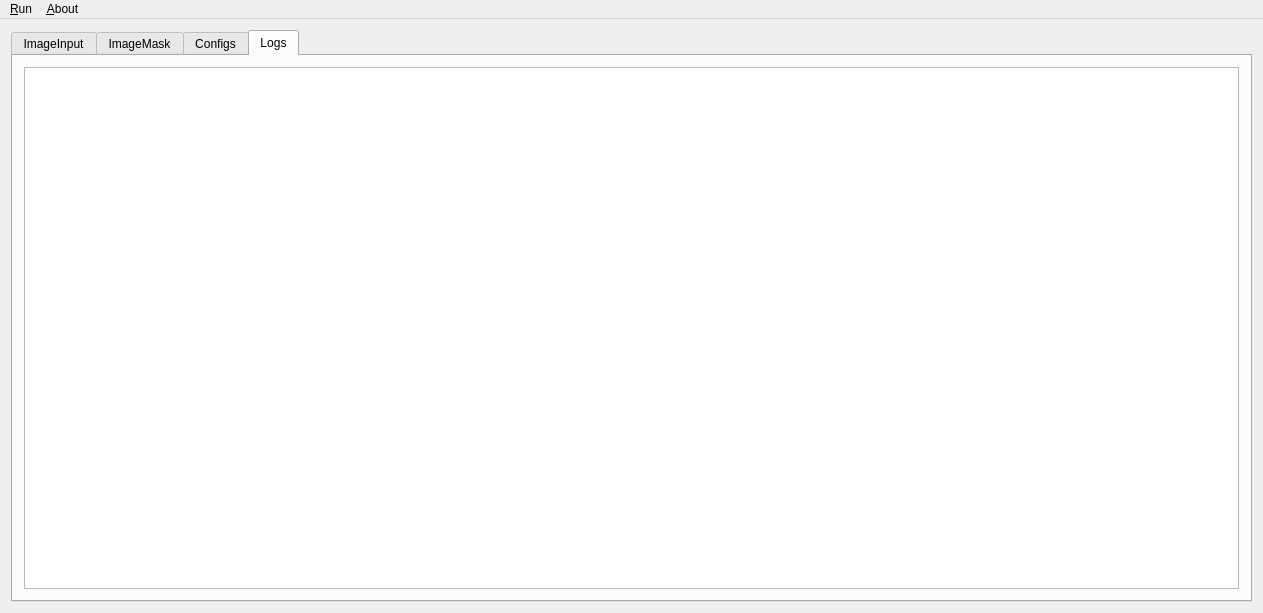
<?xml version="1.0" encoding="UTF-8"?>
<ui version="4.0">
 <class>MainWindow</class>
 <widget class="QMainWindow" name="MainWindow">
  <property name="geometry">
   <rect>
    <x>0</x>
    <y>0</y>
    <width>1263</width>
    <height>613</height>
   </rect>
  </property>
  <property name="focusPolicy">
   <enum>Qt::NoFocus</enum>
  </property>
  <property name="contextMenuPolicy">
   <enum>Qt::CustomContextMenu</enum>
  </property>
  <property name="windowTitle">
   <string>MainWindow</string>
  </property>
  <widget class="QWidget" name="centralWidget">
   <layout class="QGridLayout" name="gridLayout">
    <item row="0" column="0">
     <layout class="QVBoxLayout" name="verticalLayout">
      <item>
       <widget class="QTabWidget" name="tabWidget">
        <property name="currentIndex">
         <number>3</number>
        </property>
        <widget class="QWidget" name="tab_input">
         <attribute name="title">
          <string>ImageInput</string>
         </attribute>
         <layout class="QGridLayout" name="gridLayout_2">
          <item row="0" column="0">
           <widget class="QLabel" name="imageLabel">
            <property name="text">
             <string>TextLabel</string>
            </property>
           </widget>
          </item>
         </layout>
        </widget>
        <widget class="QWidget" name="tab_mask">
         <attribute name="title">
          <string>ImageMask</string>
         </attribute>
         <layout class="QGridLayout" name="gridLayout_3">
          <item row="0" column="0">
           <widget class="QLabel" name="maskLabel">
            <property name="text">
             <string>TextLabel</string>
            </property>
           </widget>
          </item>
         </layout>
        </widget>
        <widget class="QWidget" name="tabConfig">
         <attribute name="title">
          <string>Configs</string>
         </attribute>
         <layout class="QGridLayout" name="gridLayout_4">
          <item row="0" column="0">
           <layout class="QHBoxLayout" name="horizontalLayout">
            <item>
             <layout class="QVBoxLayout" name="verticalConfig1"/>
            </item>
            <item>
             <layout class="QVBoxLayout" name="verticalConfig2"/>
            </item>
            <item>
             <layout class="QVBoxLayout" name="verticalConfig3"/>
            </item>
           </layout>
          </item>
         </layout>
        </widget>
        <widget class="QWidget" name="tab">
         <attribute name="title">
          <string>Logs</string>
         </attribute>
         <layout class="QGridLayout" name="gridLayout_5">
          <item row="0" column="0">
           <widget class="QTextEdit" name="logOutput"/>
          </item>
         </layout>
        </widget>
       </widget>
      </item>
     </layout>
    </item>
   </layout>
  </widget>
  <widget class="QMenuBar" name="menuBar">
   <property name="geometry">
    <rect>
     <x>0</x>
     <y>0</y>
     <width>1263</width>
     <height>20</height>
    </rect>
   </property>
   <widget class="QMenu" name="mainMenu">
    <property name="title">
     <string>&amp;Run</string>
    </property>
    <addaction name="actionRun"/>
    <addaction name="actionStop"/>
    <addaction name="actionContinue"/>
    <addaction name="actionIsShow"/>
   </widget>
   <widget class="QMenu" name="menuAbout">
    <property name="title">
     <string>&amp;About</string>
    </property>
    <addaction name="actionAbout"/>
    <addaction name="actionAbout_Qt"/>
   </widget>
   <addaction name="mainMenu"/>
   <addaction name="menuAbout"/>
  </widget>
  <action name="actionRun">
   <property name="text">
    <string>&amp;Run</string>
   </property>
  </action>
  <action name="actionStop">
   <property name="text">
    <string>&amp;Stop</string>
   </property>
  </action>
  <action name="actionReReadConfig">
   <property name="text">
    <string>&amp;ReReadConfig</string>
   </property>
  </action>
  <action name="actionContinue">
   <property name="text">
    <string>&amp;Continue</string>
   </property>
  </action>
  <action name="actionIsClient">
   <property name="checkable">
    <bool>true</bool>
   </property>
   <property name="text">
    <string>&amp;IsClient(TCP)</string>
   </property>
  </action>
  <action name="actionAbout">
   <property name="text">
    <string>&amp;About</string>
   </property>
  </action>
  <action name="actionAbout_Qt">
   <property name="text">
    <string>About &amp;Qt</string>
   </property>
  </action>
  <action name="actionIsShow">
   <property name="checkable">
    <bool>true</bool>
   </property>
   <property name="text">
    <string>IsShow</string>
   </property>
  </action>
 </widget>
 <layoutdefault spacing="6" margin="11"/>
 <resources/>
 <connections/>
</ui>
